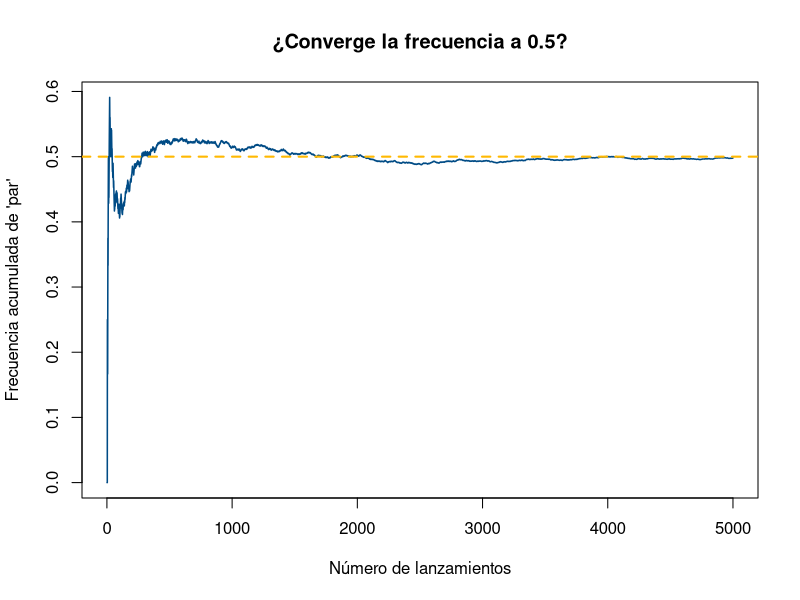

R code for this plot:
## ---- chunk 1
# Probabilidad teórica
prob_par <- 3 / 6  # hay 3 números pares en un dado de 6 caras
prob_par
## ---- chunk 2
set.seed(123)
lanzamientos <- sample(1:6, size = 1000, replace = TRUE)
frecuencia_par <- mean(lanzamientos %% 2 == 0)
frecuencia_par
## ---- chunk 3
#| label: fig-convergencia-probabilidad
#| fig-cap: "Convergencia de la frecuencia observada a la probabilidad teórica"
set.seed(2026)
n_max <- 5000
lanzamientos_largo <- sample(1:6, n_max, replace = TRUE)
es_par <- lanzamientos_largo %% 2 == 0
frecuencia_acumulada <- cumsum(es_par) / seq_len(n_max)

plot(seq_len(n_max), frecuencia_acumulada, type = "l", col = "#004B85", lwd = 1.5,
     xlab = "Número de lanzamientos", ylab = "Frecuencia acumulada de 'par'",
     main = "¿Converge la frecuencia a 0.5?")
abline(h = 0.5, col = "#FFB903", lwd = 2, lty = 2)
## ---- chunk 4
p_A <- 0.15
p_B <- 0.10
p_A_y_B <- 0.05

p_A_o_B <- p_A + p_B - p_A_y_B
p_A_o_B
## ---- chunk 5
p_exactamente_uno <- p_A + p_B - 2 * p_A_y_B
p_exactamente_uno
## ---- chunk 6
set.seed(7)
n_sim <- 100000

p_solo_A <- p_A - p_A_y_B      # 0.10
p_solo_B <- p_B - p_A_y_B      # 0.05
p_ninguno <- 1 - p_A_o_B       # 0.80

categoria <- sample(c("solo_A", "solo_B", "ambos", "ninguno"),
                     size = n_sim, replace = TRUE,
                     prob = c(p_solo_A, p_solo_B, p_A_y_B, p_ninguno))

mean(categoria %in% c("solo_A", "solo_B", "ambos"))  # P(al menos uno) simulada
mean(categoria == "ambos")                            # P(A∩B) simulada — debe acercarse a 0.05
